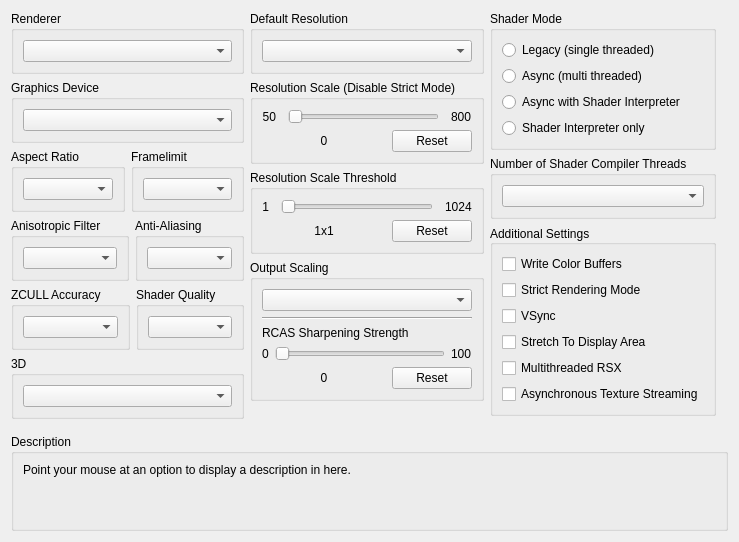
      <widget class="QWidget" name="gpuTab">
       <attribute name="title">
        <string>GPU</string>
       </attribute>
       <layout class="QVBoxLayout" name="gpuTab_layout" stretch="0,1,0">
        <item>
         <layout class="QHBoxLayout" name="gpuTabLayout" stretch="1,1,1">
          <item>
           <layout class="QVBoxLayout" name="gpuTabLayoutLeft">
            <item>
             <widget class="QGroupBox" name="gb_renderer">
              <property name="title">
               <string>Renderer</string>
              </property>
              <layout class="QVBoxLayout" name="gb_renderer_layout">
               <item>
                <widget class="QComboBox" name="renderBox"/>
               </item>
              </layout>
             </widget>
            </item>
            <item>
             <widget class="QGroupBox" name="gb_graphicsAdapter">
              <property name="title">
               <string>Graphics Device</string>
              </property>
              <layout class="QVBoxLayout" name="gb_graphicsAdapter_layout">
               <item>
                <widget class="QComboBox" name="graphicsAdapterBox"/>
               </item>
              </layout>
             </widget>
            </item>
            <item>
             <widget class="QWidget" name="widget_gpu_top" native="true">
              <layout class="QHBoxLayout" name="widget_gpu_top_layout" stretch="1,1">
               <property name="leftMargin">
                <number>0</number>
               </property>
               <property name="topMargin">
                <number>0</number>
               </property>
               <property name="rightMargin">
                <number>0</number>
               </property>
               <property name="bottomMargin">
                <number>0</number>
               </property>
               <item>
                <widget class="QGroupBox" name="gb_aspectRatio">
                 <property name="title">
                  <string>Aspect Ratio</string>
                 </property>
                 <layout class="QVBoxLayout" name="gb_aspectRatio_layout">
                  <item>
                   <widget class="QComboBox" name="aspectBox"/>
                  </item>
                 </layout>
                </widget>
               </item>
               <item>
                <widget class="QGroupBox" name="gb_frameLimit">
                 <property name="title">
                  <string>Framelimit</string>
                 </property>
                 <layout class="QVBoxLayout" name="gb_frameLimit_layout">
                  <item>
                   <widget class="QComboBox" name="frameLimitBox"/>
                  </item>
                 </layout>
                </widget>
               </item>
              </layout>
             </widget>
            </item>
            <item>
             <widget class="QWidget" name="widget_gpu_bottom" native="true">
              <layout class="QHBoxLayout" name="widget_gpu_bottom_layout" stretch="1,1">
               <property name="leftMargin">
                <number>0</number>
               </property>
               <property name="topMargin">
                <number>0</number>
               </property>
               <property name="rightMargin">
                <number>0</number>
               </property>
               <property name="bottomMargin">
                <number>0</number>
               </property>
               <item>
                <widget class="QGroupBox" name="gb_anisotropicFilter">
                 <property name="title">
                  <string>Anisotropic Filter</string>
                 </property>
                 <layout class="QVBoxLayout" name="gb_anisotropicFilter_layout">
                  <item>
                   <widget class="QComboBox" name="anisotropicFilterOverride"/>
                  </item>
                 </layout>
                </widget>
               </item>
               <item>
                <widget class="QGroupBox" name="gb_antiAliasing">
                 <property name="title">
                  <string>Anti-Aliasing</string>
                 </property>
                 <layout class="QVBoxLayout" name="gb_antiAliasing_layout">
                  <item>
                   <widget class="QComboBox" name="antiAliasing"/>
                  </item>
                 </layout>
                </widget>
               </item>
              </layout>
             </widget>
            </item>
            <item>
             <widget class="QWidget" name="widget_gpu_3" native="true">
              <layout class="QHBoxLayout" name="widget_gpu_3_layout" stretch="1,1">
               <property name="leftMargin">
                <number>0</number>
               </property>
               <property name="topMargin">
                <number>0</number>
               </property>
               <property name="rightMargin">
                <number>0</number>
               </property>
               <property name="bottomMargin">
                <number>0</number>
               </property>
               <item>
                <widget class="QGroupBox" name="gbZCULL">
                 <property name="title">
                  <string>ZCULL Accuracy</string>
                 </property>
                 <layout class="QVBoxLayout" name="gbZCULL_layout">
                  <item>
                   <widget class="QComboBox" name="zcullPrecisionMode"/>
                  </item>
                 </layout>
                </widget>
               </item>
               <item>
                <widget class="QGroupBox" name="gbShaderPrecision">
                 <property name="title">
                  <string>Shader Quality</string>
                 </property>
                 <layout class="QVBoxLayout" name="gbShaderPrecision_layout">
                  <item>
                   <widget class="QComboBox" name="shaderPrecision"/>
                  </item>
                 </layout>
                </widget>
               </item>
              </layout>
             </widget>
            </item>
            <item>
             <widget class="QGroupBox" name="gb_stereo">
              <property name="title">
               <string>3D</string>
              </property>
              <layout class="QVBoxLayout" name="gb_stereo_layout">
               <item>
                <widget class="QComboBox" name="stereoRenderMode"/>
               </item>
              </layout>
             </widget>
            </item>
            <item>
             <spacer name="gpu_tab_layout_right_spacer">
              <property name="orientation">
               <enum>Qt::Vertical</enum>
              </property>
              <property name="sizeType">
               <enum>QSizePolicy::MinimumExpanding</enum>
              </property>
              <property name="sizeHint" stdset="0">
               <size>
                <width>0</width>
                <height>0</height>
               </size>
              </property>
             </spacer>
            </item>
           </layout>
          </item>
          <item>
           <layout class="QVBoxLayout" name="gpuTabLayoutMiddle">
            <item>
             <widget class="QGroupBox" name="gb_default_resolution">
              <property name="title">
               <string>Default Resolution</string>
              </property>
              <layout class="QVBoxLayout" name="gb_default_resolution_layout">
               <item>
                <widget class="QComboBox" name="resBox"/>
               </item>
              </layout>
             </widget>
            </item>
            <item>
             <layout class="QVBoxLayout" name="layout_resolution_scale">
              <property name="spacing">
               <number>6</number>
              </property>
              <property name="leftMargin">
               <number>0</number>
              </property>
              <item>
               <widget class="QGroupBox" name="gb_resolutionScale">
                <property name="title">
                 <string>Resolution Scale (Disable Strict Mode)</string>
                </property>
                <layout class="QVBoxLayout" name="gb_resolutionScale_layout">
                 <item>
                  <widget class="QWidget" name="resolutionScaleLayoutTop" native="true">
                   <layout class="QHBoxLayout" name="horizontalLayout_23" stretch="0,1,0">
                    <property name="spacing">
                     <number>12</number>
                    </property>
                    <property name="leftMargin">
                     <number>0</number>
                    </property>
                    <property name="topMargin">
                     <number>0</number>
                    </property>
                    <property name="rightMargin">
                     <number>0</number>
                    </property>
                    <property name="bottomMargin">
                     <number>0</number>
                    </property>
                    <item>
                     <widget class="QLabel" name="resolutionScaleMin">
                      <property name="text">
                       <string>50</string>
                      </property>
                      <property name="alignment">
                       <set>Qt::AlignRight|Qt::AlignTrailing|Qt::AlignVCenter</set>
                      </property>
                     </widget>
                    </item>
                    <item>
                     <widget class="QSlider" name="resolutionScale">
                      <property name="orientation">
                       <enum>Qt::Horizontal</enum>
                      </property>
                     </widget>
                    </item>
                    <item>
                     <widget class="QLabel" name="resolutionScaleMax">
                      <property name="text">
                       <string>800</string>
                      </property>
                     </widget>
                    </item>
                   </layout>
                  </widget>
                 </item>
                 <item>
                  <layout class="QHBoxLayout" name="resolutionScaleLayoutBottom" stretch="1,0">
                   <item>
                    <widget class="QLabel" name="resolutionScaleVal">
                     <property name="text">
                      <string>0</string>
                     </property>
                     <property name="alignment">
                      <set>Qt::AlignCenter</set>
                     </property>
                    </widget>
                   </item>
                   <item>
                    <widget class="QPushButton" name="resolutionScaleReset">
                     <property name="text">
                      <string>Reset</string>
                     </property>
                    </widget>
                   </item>
                  </layout>
                 </item>
                </layout>
               </widget>
              </item>
              <item>
               <widget class="QGroupBox" name="gb_minimumScalableDimension">
                <property name="title">
                 <string>Resolution Scale Threshold</string>
                </property>
                <layout class="QVBoxLayout" name="gb_minimumScalableDimension_layout">
                 <item>
                  <layout class="QHBoxLayout" name="minimumScalableDimensionLayoutTop" stretch="0,1,0">
                   <property name="spacing">
                    <number>12</number>
                   </property>
                   <item>
                    <widget class="QLabel" name="minimumScalableDimensionMin">
                     <property name="text">
                      <string>1</string>
                     </property>
                     <property name="alignment">
                      <set>Qt::AlignRight|Qt::AlignTrailing|Qt::AlignVCenter</set>
                     </property>
                    </widget>
                   </item>
                   <item>
                    <widget class="QSlider" name="minimumScalableDimension">
                     <property name="orientation">
                      <enum>Qt::Horizontal</enum>
                     </property>
                    </widget>
                   </item>
                   <item>
                    <widget class="QLabel" name="minimumScalableDimensionMax">
                     <property name="text">
                      <string>1024</string>
                     </property>
                    </widget>
                   </item>
                  </layout>
                 </item>
                 <item>
                  <layout class="QHBoxLayout" name="minimumScalableDimensionLayoutBottom" stretch="1,0">
                   <item>
                    <widget class="QLabel" name="minimumScalableDimensionVal">
                     <property name="text">
                      <string>1x1</string>
                     </property>
                     <property name="alignment">
                      <set>Qt::AlignCenter</set>
                     </property>
                    </widget>
                   </item>
                   <item>
                    <widget class="QPushButton" name="minimumScalableDimensionReset">
                     <property name="text">
                      <string>Reset</string>
                     </property>
                    </widget>
                   </item>
                  </layout>
                 </item>
                </layout>
               </widget>
              </item>
             </layout>
            </item>
            <item>
             <widget class="QGroupBox" name="gb_outputScaling">
              <property name="title">
               <string>Output Scaling</string>
              </property>
              <layout class="QVBoxLayout" name="gb_Upscaling_layout">
               <item>
                <widget class="QComboBox" name="outputScalingMode"/>
               </item>
               <item>
                <widget class="Line" name="line">
                 <property name="orientation">
                  <enum>Qt::Horizontal</enum>
                 </property>
                </widget>
               </item>
               <item>
                <widget class="QWidget" name="fsrSharpeningStrengthWidget" native="true">
                 <layout class="QVBoxLayout" name="fsrSharpeningWidgetLayout">
                  <property name="leftMargin">
                   <number>0</number>
                  </property>
                  <property name="topMargin">
                   <number>0</number>
                  </property>
                  <property name="rightMargin">
                   <number>0</number>
                  </property>
                  <property name="bottomMargin">
                   <number>0</number>
                  </property>
                  <item>
                   <widget class="QLabel" name="fsrSharpeningStrengthLabel">
                    <property name="sizePolicy">
                     <sizepolicy hsizetype="Preferred" vsizetype="Preferred">
                      <horstretch>0</horstretch>
                      <verstretch>0</verstretch>
                     </sizepolicy>
                    </property>
                    <property name="text">
                     <string>RCAS Sharpening Strength</string>
                    </property>
                    <property name="alignment">
                     <set>Qt::AlignBottom|Qt::AlignLeading|Qt::AlignLeft</set>
                    </property>
                    <property name="margin">
                     <number>1</number>
                    </property>
                   </widget>
                  </item>
                  <item>
                   <layout class="QHBoxLayout" name="fsrSharpeningLayoutTop">
                    <item>
                     <widget class="QLabel" name="minSharpeningVal">
                      <property name="text">
                       <string>0</string>
                      </property>
                     </widget>
                    </item>
                    <item>
                     <widget class="QSlider" name="fsrSharpeningStrength">
                      <property name="orientation">
                       <enum>Qt::Horizontal</enum>
                      </property>
                     </widget>
                    </item>
                    <item>
                     <widget class="QLabel" name="maxSharpeningVal">
                      <property name="sizePolicy">
                       <sizepolicy hsizetype="Minimum" vsizetype="Preferred">
                        <horstretch>0</horstretch>
                        <verstretch>0</verstretch>
                       </sizepolicy>
                      </property>
                      <property name="text">
                       <string>100</string>
                      </property>
                     </widget>
                    </item>
                   </layout>
                  </item>
                  <item>
                   <layout class="QHBoxLayout" name="fsrSharpeningLayoutBottom" stretch="1,0">
                    <item>
                     <widget class="QLabel" name="fsrSharpeningStrengthVal">
                      <property name="text">
                       <string>0</string>
                      </property>
                      <property name="alignment">
                       <set>Qt::AlignCenter</set>
                      </property>
                     </widget>
                    </item>
                    <item>
                     <widget class="QPushButton" name="fsrSharpeningStrengthReset">
                      <property name="text">
                       <string>Reset</string>
                      </property>
                     </widget>
                    </item>
                   </layout>
                  </item>
                 </layout>
                </widget>
               </item>
              </layout>
             </widget>
            </item>
            <item>
             <spacer name="gpu_tab_layout_middle_spacer">
              <property name="orientation">
               <enum>Qt::Vertical</enum>
              </property>
              <property name="sizeType">
               <enum>QSizePolicy::MinimumExpanding</enum>
              </property>
              <property name="sizeHint" stdset="0">
               <size>
                <width>0</width>
                <height>0</height>
               </size>
              </property>
             </spacer>
            </item>
           </layout>
          </item>
          <item>
           <layout class="QVBoxLayout" name="gpuTabLayoutRight">
            <property name="rightMargin">
             <number>12</number>
            </property>
            <property name="bottomMargin">
             <number>12</number>
            </property>
            <item>
             <widget class="QGroupBox" name="gb_shader_mode">
              <property name="minimumSize">
               <size>
                <width>0</width>
                <height>123</height>
               </size>
              </property>
              <property name="title">
               <string>Shader Mode</string>
              </property>
              <layout class="QVBoxLayout" name="verticalLayout">
               <item>
                <widget class="QRadioButton" name="rb_legacy_recompiler">
                 <property name="text">
                  <string notr="true">Legacy (single threaded)</string>
                 </property>
                </widget>
               </item>
               <item>
                <widget class="QRadioButton" name="rb_async_recompiler">
                 <property name="text">
                  <string notr="true">Async (multi threaded)</string>
                 </property>
                </widget>
               </item>
               <item>
                <widget class="QRadioButton" name="rb_async_with_shader_interpreter">
                 <property name="text">
                  <string notr="true">Async with Shader Interpreter</string>
                 </property>
                </widget>
               </item>
               <item>
                <widget class="QRadioButton" name="rb_shader_interpreter_only">
                 <property name="text">
                  <string notr="true">Shader Interpreter only</string>
                 </property>
                </widget>
               </item>
              </layout>
             </widget>
            </item>
            <item>
             <widget class="QGroupBox" name="gb_shader_compiler_threads">
              <property name="title">
               <string>Number of Shader Compiler Threads</string>
              </property>
              <layout class="QVBoxLayout" name="gb_shader_compiler_threads_layout">
               <item>
                <widget class="QComboBox" name="shaderCompilerThreads"/>
               </item>
              </layout>
             </widget>
            </item>
            <item>
             <widget class="QGroupBox" name="gb_additional_settings">
              <property name="title">
               <string>Additional Settings</string>
              </property>
              <property name="alignment">
               <set>Qt::AlignLeading|Qt::AlignLeft|Qt::AlignVCenter</set>
              </property>
              <layout class="QVBoxLayout" name="gb_additional_settings_layout">
               <item>
                <widget class="QCheckBox" name="dumpColor">
                 <property name="text">
                  <string>Write Color Buffers</string>
                 </property>
                </widget>
               </item>
               <item>
                <widget class="QCheckBox" name="strictModeRendering">
                 <property name="text">
                  <string>Strict Rendering Mode</string>
                 </property>
                </widget>
               </item>
               <item>
                <widget class="QCheckBox" name="vsync">
                 <property name="text">
                  <string>VSync</string>
                 </property>
                </widget>
               </item>
               <item>
                <widget class="QCheckBox" name="stretchToDisplayArea">
                 <property name="text">
                  <string>Stretch To Display Area</string>
                 </property>
                </widget>
               </item>
               <item>
                <widget class="QCheckBox" name="multithreadedRSX">
                 <property name="text">
                  <string>Multithreaded RSX</string>
                 </property>
                </widget>
               </item>
               <item>
                <widget class="QCheckBox" name="asyncTextureStreaming">
                 <property name="text">
                  <string>Asynchronous Texture Streaming</string>
                 </property>
                </widget>
               </item>
               <item>
                <spacer name="additional_settings_spacer">
                 <property name="orientation">
                  <enum>Qt::Vertical</enum>
                 </property>
                 <property name="sizeType">
                  <enum>QSizePolicy::MinimumExpanding</enum>
                 </property>
                 <property name="sizeHint" stdset="0">
                  <size>
                   <width>0</width>
                   <height>0</height>
                  </size>
                 </property>
                </spacer>
               </item>
              </layout>
             </widget>
            </item>
           </layout>
          </item>
         </layout>
        </item>
        <item>
         <spacer name="gpuTabSpacer">
          <property name="orientation">
           <enum>Qt::Vertical</enum>
          </property>
          <property name="sizeType">
           <enum>QSizePolicy::MinimumExpanding</enum>
          </property>
          <property name="sizeHint" stdset="0">
           <size>
            <width>0</width>
            <height>0</height>
           </size>
          </property>
         </spacer>
        </item>
        <item>
         <widget class="QGroupBox" name="gb_description_gpu">
          <property name="title">
           <string>Description</string>
          </property>
          <layout class="QHBoxLayout" name="gb_description_gpu_layout">
           <item>
            <widget class="QLabel" name="description_gpu">
             <property name="text">
              <string>Point your mouse at an option to display a description in here.


</string>
             </property>
             <property name="textFormat">
              <enum>Qt::PlainText</enum>
             </property>
             <property name="alignment">
              <set>Qt::AlignLeading|Qt::AlignLeft|Qt::AlignTop</set>
             </property>
             <property name="wordWrap">
              <bool>true</bool>
             </property>
            </widget>
           </item>
          </layout>
         </widget>
        </item>
       </layout>
      </widget>
